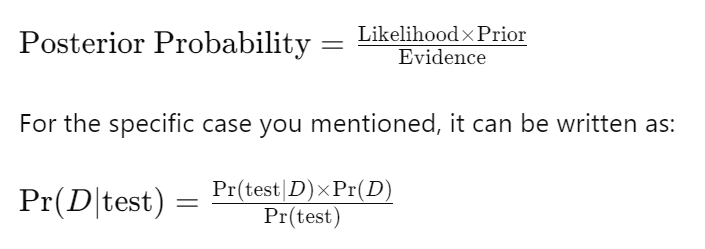
#> input picture URL_ML_KMUTT/figure/prior prob.png, 705 x 249 px
$ jupyter execute --allow-errors L4_KMUTT_DataExploration.ipynb
#> lines starting #> are read from the running program, lines starting #| are printed output that depends on the picture
## Lecture4: Data Exploration

---
* Author:  [Yuttapong Mahasittiwat](mailto:khala1391@gmail.com)
* Technologist | Data Modeler | Data Analyst
* [YouTube](https://www.youtube.com/khala1391)
* [LinkedIn](https://www.linkedin.com/in/yuttapong-m/)
---

## Source
- File: [**Kaggle**](https://www.kaggle.com/datasets/blastchar/telco-customer-churn)<br>
- Source: [**CPE352 Data Science** by **Santitham**](https://youtu.be/7XnTK3Ub6rs?si=3xrPxbBoqlWTyopJ)

[cell 1]
import numpy as np
import pandas as pd
print("numpy version :",np.__version__)
print("pandas version :",pd.__version__)

[cell 2]
import matplotlib as mpl
import matplotlib.pyplot as plt
print("matplotlib version :",mpl.__version__)

[cell 3]
from PIL import Image
from IPython.display import display

[cell 4]
import datetime
print(f"Last updated: {datetime.datetime.now()}")

[cell 5]
pd.set_option('display.max_columns',30)

## Import Data

#> (a cell that did not finish here is left out)

#> (a cell that did not finish here is left out)

#> (a cell that did not finish here is left out)

#> (a cell that did not finish here is left out)

#> (a cell that did not finish here is left out)

#> (a cell that did not finish here is left out)

[cell 12]
# in case null
# df[df.isna().any()] # call for row with null
# df[df['tenure'] == 0]  # root cause

#> (a cell that did not finish here is left out)

### frequency table

#> (a cell that did not finish here is left out)

prior + evidence/likelihood => posterior prob
pr(D|test) = Pr(test|D)*Pr(D)/Pr(test)

[cell 15]
img = Image.open('figure/prior prob.png')
#> img is the input picture: PIL image 705x249 RGB; min 13, max 255, mean 246
w,h = img.size
#> w = 705; h = 249
s = 0.8
img = img.resize((int(s*w),int(s*h)))
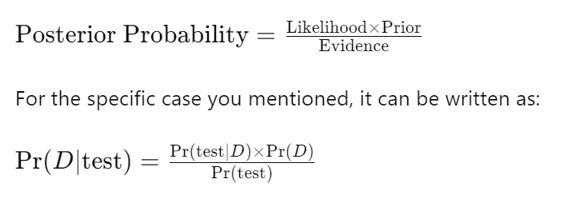
#> img: PIL image 564x199 RGB; min 0, max 255, mean 245.7
display(img)


$ run again, with URL_ML_KMUTT/figure/RFM.png copied over URL_ML_KMUTT/figure/prior prob.png
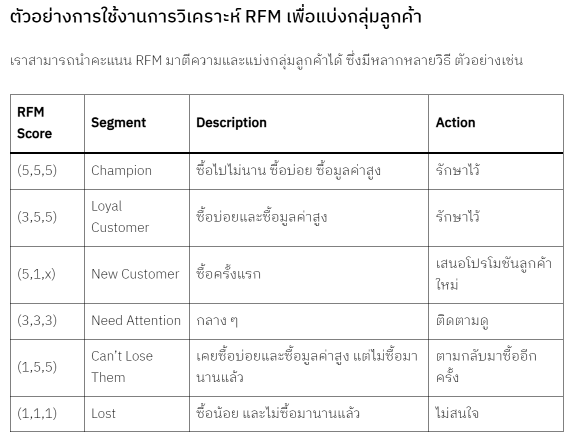
#> input picture URL_ML_KMUTT/figure/RFM.png, 1161 x 888 px (shown at 1/2 size)
#> img is the input picture: PIL image 1161x888 RGB; min 0, max 255, mean 245
#> `img = img.resize((int(s*w),int(s*h)))`:
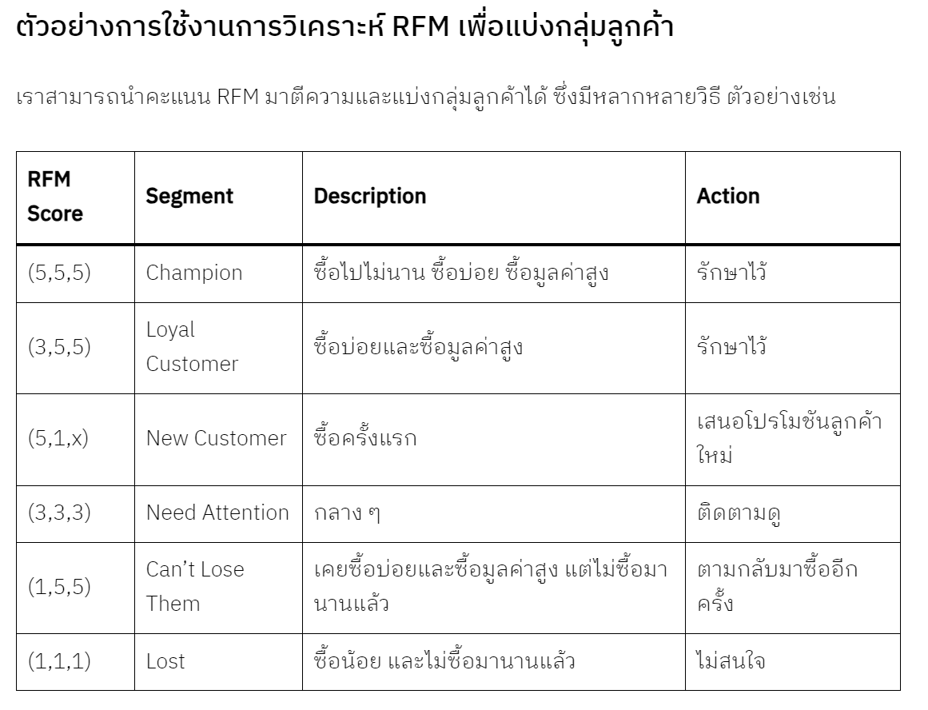
#> img: PIL image 928x710 RGB; min 0, max 255, mean 244.7
